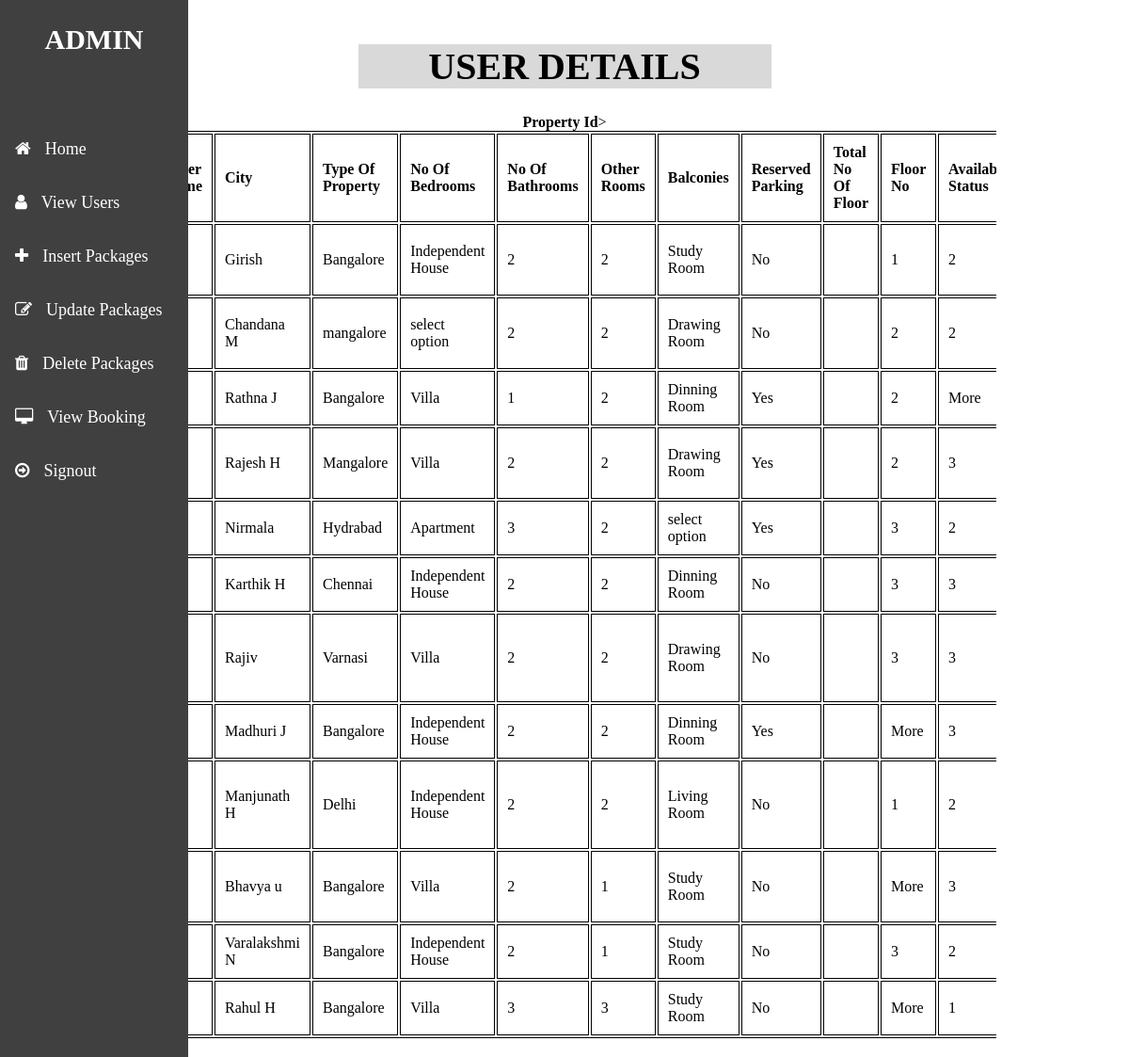
/view2.php, run on the app's committed database.
### tables this page shows
CREATE TABLE `property` (
  `property_id` int(25) NOT NULL,
  `user_id` varchar(15) NOT NULL,
  `admin_id` varchar(15) NOT NULL,
  `seller_name` varchar(25) NOT NULL,
  `city` varchar(25) NOT NULL,
  `type_of_property` varchar(25) NOT NULL,
  `no_of_bedroom` varchar(20) NOT NULL,
  `no_of_bathroom` varchar(20) NOT NULL,
  `other_rooms` varchar(20) NOT NULL,
  `balconies` varchar(20) NOT NULL,
  `parking` varchar(20) NOT NULL,
  `total_no_of_floor` varchar(20) NOT NULL,
  `floor_no` varchar(20) NOT NULL,
  `availability_status` varchar(20) NOT NULL,
  `age_of_property` varchar(20) NOT NULL,
  `images` varchar(300) NOT NULL,
  `special_prop1` longtext NOT NULL,
  `MobileNo` varchar(100) NOT NULL,
  `SIZE_OF_PROPERTY` varchar(100) NOT NULL,
  `COST_OF_THE_PROPERTY` varchar(100) NOT NULL
);

### view2.php (the view, shortened to what this page needs)
<!DOCTYPE html>
<html>
<head>
  <link rel="stylesheet" href="https://cdnjs.cloudflare.com/ajax/libs/font-awesome/4.7.0/css/font-awesome.min.css">
</head>
<body>
  <ul>
    <center><h2>ADMIN</h2></center><br><br>
    <li><a href="adminindex.html" href=""><i class="fa fa-home"></i>Home</a></li>
    <li><a class="active"><i class="fa fa-user"></i>View Users</a></li>
    <li><a href="package.html"><i class="fa fa-plus"></i>Insert Packages</a></li>
    <li><a href="connection1.php"><i class="fa fa-edit"></i>Update Packages</a></li>
    <li><a href="connection2.php"><i class="fa fa-trash"></i>Delete Packages</a></li>
    <li><a href="view.php"><i class="fa fa-desktop"></i>View Booking</a></li>
    <li><a href="admin.html"><i class="fa fa-arrow-circle-o-right"></i>Signout</a></li>
  </ul>
             <center>
            <div class="form-wrap">
               <h1>USER DETAILS</h1>
        <table class="table" cellpadding="10" action="view2.php" method="post">
        <tr
            <td width="90"><strong> Property Id</strong>></td>
            <td width="90"><strong>Seller Name</strong></td>
            <td width="90"><strong>City</strong></td>
            <td width="120"><strong>Type Of Property</strong></td>
            <td width="90"><strong>No Of Bedrooms</strong></td>
            <td width="90"><strong>No Of Bathrooms</strong></td>
            <td width="90"><strong>Other Rooms</strong></td>
            <td width="90"><strong>Balconies</strong></td>
            <td width="90"><strong>Reserved Parking</strong></td>
            <td width="90"><strong>Total No Of Floor</strong></td>
            <td width="90"><strong>Floor No</strong></td>
            <td width="90"><strong>Availability Status</strong></td>
        </tr>
      <?php
         $conn= mysqli_connect("localhost","root","","realestate");
             $sql= "SELECT * FROM property";
             $result= mysqli_query($conn, $sql);
                if (mysqli_num_rows($result) > 0)
                    while($row = mysqli_fetch_assoc($result))
                    {
                    ?>
                     <tr>
                       <td><?php echo $row['property_id']; ?></td>
                       <td><?php echo $row['seller_name']; ?></td>
                       <td><?php echo $row['city']; ?></td>
                       <td><?php echo $row['type_of_property']; ?></td>
                       <td><?php echo $row['no_of_bedroom']; ?></td>
                       <td><?php echo $row['no_of_bathroom']; ?></td>
                       <td><?php echo $row['other_rooms']; ?></td>
                       <td><?php echo $row['balconies']; ?></td>
                       <td><?php echo $row['reserved_parking']; ?></td>
                       <td><?php echo $row['total_no_of_floor']; ?></td>
                       <td><?php echo $row['floor_no']; ?></td>
                     </tr>
                    <?php
                    }
                echo "</table>";
        ?>
</div>
      </center>
</html>

### view2.php (style rules this page uses)
body { margin: 0; padding: 0; background-size: cover; background-position: center; }
ul { list-style-type: none; margin: 0; padding: 0; width: 200px; background-color: #404040; position: fixed; height: 100%; overflow: auto; }
li a { display: block; color: #fff; padding: 8px 16px; text-decoration: none; margin-top: 10%; font-size: 18px; }
i { margin-right: 15px; }
ul h2 { color: #fff; font-size: 30px; }
h1 { background-color: #d9d9d9; width: 50%; color: #000; font-size: 40px; }
table, th, td { border: 1px solid black }
* { background-color: #e0e0d2; }
.form-wrap { width:76.5%; padding:20px 20px; box-sizing:border-box; left:3%; top:10% transform:translate(-50%,-50%); overflow: auto; }

### data on the page
property: seller_name "Girish", city "Bangalore", type_of_property "Independent House", no_of_bedroom "2", no_of_bathroom "2", other_rooms "Study Room", balconies "No", total_no_of_floor "1", floor_no "2"
property: seller_name "Chandana M", city "mangalore", type_of_property "select option", no_of_bedroom "2", no_of_bathroom "2", other_rooms "Drawing Room", balconies "No", total_no_of_floor "2", floor_no "2"
property: seller_name "Rathna J", city "Bangalore", type_of_property "Villa", no_of_bedroom "1", no_of_bathroom "2", other_rooms "Dinning Room", balconies "Yes", total_no_of_floor "2", floor_no "More"
property: seller_name "Rajesh H", city "Mangalore", type_of_property "Villa", no_of_bedroom "2", no_of_bathroom "2", other_rooms "Drawing Room", balconies "Yes", total_no_of_floor "2", floor_no "3"
property: seller_name "Nirmala", city "Hydrabad", type_of_property "Apartment", no_of_bedroom "3", no_of_bathroom "2", other_rooms "select option", balconies "Yes", total_no_of_floor "3", floor_no "2"
property: seller_name "Karthik H", city "Chennai", type_of_property "Independent House", no_of_bedroom "2", no_of_bathroom "2", other_rooms "Dinning Room", balconies "No", total_no_of_floor "3", floor_no "3"
property: seller_name "Rajiv", city "Varnasi", type_of_property "Villa", no_of_bedroom "2", no_of_bathroom "2", other_rooms "Drawing Room", balconies "No", total_no_of_floor "3", floor_no "3"
property: seller_name "Madhuri J", city "Bangalore", type_of_property "Independent House", no_of_bedroom "2", no_of_bathroom "2", other_rooms "Dinning Room", balconies "Yes", total_no_of_floor "More", floor_no "3"
property: seller_name "Manjunath H", city "Delhi", type_of_property "Independent House", no_of_bedroom "2", no_of_bathroom "2", other_rooms "Living Room", balconies "No", total_no_of_floor "1", floor_no "2"
property: seller_name "Bhavya u", city "Bangalore", type_of_property "Villa", no_of_bedroom "2", no_of_bathroom "1", other_rooms "Study Room", balconies "No", total_no_of_floor "More", floor_no "3"
property: seller_name "Varalakshmi N", city "Bangalore", type_of_property "Independent House", no_of_bedroom "2", no_of_bathroom "1", other_rooms "Study Room", balconies "No", total_no_of_floor "3", floor_no "2"
property: seller_name "Rahul H", city "Bangalore", type_of_property "Villa", no_of_bedroom "3", no_of_bathroom "3", other_rooms "Study Room", balconies "No", total_no_of_floor "More", floor_no "1"
